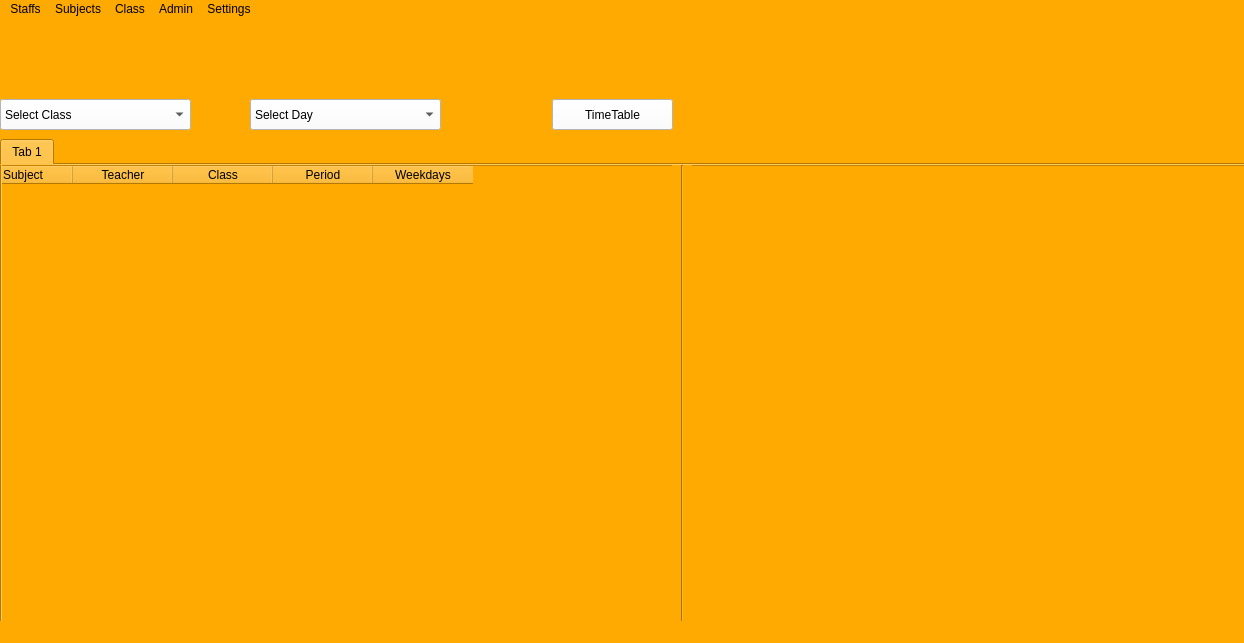
<?xml version="1.0" encoding="UTF-8"?>
<ui version="4.0">
 <class>MainWindow</class>
 <widget class="QMainWindow" name="MainWindow">
  <property name="geometry">
   <rect>
    <x>0</x>
    <y>0</y>
    <width>1244</width>
    <height>643</height>
   </rect>
  </property>
  <property name="windowTitle">
   <string>MainWindow</string>
  </property>
  <property name="styleSheet">
   <string notr="true">font: 10pt &quot;MS Shell Dlg 2&quot;;
background-color: rgb(255, 170, 0);
</string>
  </property>
  <widget class="QWidget" name="centralwidget">
   <widget class="QPushButton" name="pushButton">
    <property name="geometry">
     <rect>
      <x>552</x>
      <y>80</y>
      <width>121</width>
      <height>31</height>
     </rect>
    </property>
    <property name="styleSheet">
     <string notr="true">background-color: rgb(252, 252, 252);
</string>
    </property>
    <property name="text">
     <string>TimeTable</string>
    </property>
   </widget>
   <widget class="QComboBox" name="comboBox">
    <property name="geometry">
     <rect>
      <x>0</x>
      <y>80</y>
      <width>191</width>
      <height>31</height>
     </rect>
    </property>
    <property name="styleSheet">
     <string notr="true">background-color: rgb(252, 252, 252);
</string>
    </property>
    <item>
     <property name="text">
      <string>Select Class</string>
     </property>
    </item>
    <item>
     <property name="text">
      <string>JSS 1</string>
     </property>
    </item>
    <item>
     <property name="text">
      <string>JSS 2</string>
     </property>
    </item>
    <item>
     <property name="text">
      <string>JSS 3</string>
     </property>
    </item>
    <item>
     <property name="text">
      <string>SSS 1</string>
     </property>
    </item>
    <item>
     <property name="text">
      <string>SSS 2</string>
     </property>
    </item>
    <item>
     <property name="text">
      <string>SSS 3</string>
     </property>
    </item>
   </widget>
   <widget class="QComboBox" name="comboBox_2">
    <property name="geometry">
     <rect>
      <x>250</x>
      <y>80</y>
      <width>191</width>
      <height>31</height>
     </rect>
    </property>
    <property name="styleSheet">
     <string notr="true">background-color: rgb(252, 252, 252);
</string>
    </property>
    <item>
     <property name="text">
      <string>Select Day</string>
     </property>
    </item>
    <item>
     <property name="text">
      <string>Monday</string>
     </property>
    </item>
    <item>
     <property name="text">
      <string>Tuesday</string>
     </property>
    </item>
    <item>
     <property name="text">
      <string>Wednesday</string>
     </property>
    </item>
    <item>
     <property name="text">
      <string>Thursday</string>
     </property>
    </item>
    <item>
     <property name="text">
      <string>Friday</string>
     </property>
    </item>
   </widget>
   <widget class="QTabWidget" name="tabWidget">
    <property name="geometry">
     <rect>
      <x>0</x>
      <y>120</y>
      <width>1321</width>
      <height>581</height>
     </rect>
    </property>
    <property name="styleSheet">
     <string notr="true">font: 10pt &quot;MS Shell Dlg 2&quot;;
background-color: rgb(85, 0, 0);
background-color: rgb(255, 170, 0);
</string>
    </property>
    <property name="currentIndex">
     <number>0</number>
    </property>
    <widget class="QWidget" name="tab">
     <attribute name="title">
      <string>Tab 1</string>
     </attribute>
     <widget class="QTableWidget" name="tableWidget">
      <property name="geometry">
       <rect>
        <x>-30</x>
        <y>0</y>
        <width>1341</width>
        <height>551</height>
       </rect>
      </property>
      <property name="styleSheet">
       <string notr="true"/>
      </property>
      <column>
       <property name="text">
        <string>Subject</string>
       </property>
       <property name="textAlignment">
        <set>AlignCenter</set>
       </property>
      </column>
      <column>
       <property name="text">
        <string>Teacher</string>
       </property>
       <property name="textAlignment">
        <set>AlignCenter</set>
       </property>
      </column>
      <column>
       <property name="text">
        <string>Class</string>
       </property>
       <property name="textAlignment">
        <set>AlignCenter</set>
       </property>
      </column>
      <column>
       <property name="text">
        <string>Period</string>
       </property>
       <property name="textAlignment">
        <set>AlignCenter</set>
       </property>
      </column>
      <column>
       <property name="text">
        <string>Weekdays</string>
       </property>
       <property name="textAlignment">
        <set>AlignCenter</set>
       </property>
       <property name="background">
        <color>
         <red>252</red>
         <green>252</green>
         <blue>252</blue>
        </color>
       </property>
      </column>
     </widget>
     <widget class="Line" name="line">
      <property name="geometry">
       <rect>
        <x>670</x>
        <y>0</y>
        <width>20</width>
        <height>571</height>
       </rect>
      </property>
      <property name="orientation">
       <enum>Qt::Vertical</enum>
      </property>
     </widget>
    </widget>
   </widget>
   <widget class="QLabel" name="label">
    <property name="geometry">
     <rect>
      <x>4</x>
      <y>10</y>
      <width>981</width>
      <height>41</height>
     </rect>
    </property>
    <property name="styleSheet">
     <string notr="true">font: 75 20pt &quot;Verdana&quot;;
font: 75 18pt &quot;Verdana&quot;;
color: rgb(31, 31, 31);</string>
    </property>
    <property name="text">
     <string/>
    </property>
   </widget>
  </widget>
  <widget class="QMenuBar" name="menubar">
   <property name="geometry">
    <rect>
     <x>0</x>
     <y>0</y>
     <width>1244</width>
     <height>27</height>
    </rect>
   </property>
   <widget class="QMenu" name="menuStaffs">
    <property name="title">
     <string>Staffs</string>
    </property>
    <widget class="QMenu" name="menuUsers">
     <property name="title">
      <string>Users</string>
     </property>
     <addaction name="actionCreate_New_Users"/>
     <addaction name="actionEdit_New_User"/>
     <addaction name="actionDelete_User"/>
    </widget>
    <widget class="QMenu" name="menuTeachers">
     <property name="title">
      <string>Teachers</string>
     </property>
     <addaction name="actionAdde_New_Teacher"/>
     <addaction name="actionEdit_Techer"/>
     <addaction name="actionDelete_Teacher"/>
    </widget>
    <addaction name="menuUsers"/>
    <addaction name="menuTeachers"/>
   </widget>
   <widget class="QMenu" name="menuSubjects">
    <property name="title">
     <string>Subjects</string>
    </property>
    <addaction name="actionAdd_Subject"/>
    <addaction name="actionDelete_Subject"/>
    <addaction name="actionEdit_Subject"/>
   </widget>
   <widget class="QMenu" name="menuAdmin">
    <property name="title">
     <string>Admin</string>
    </property>
   </widget>
   <widget class="QMenu" name="menuSettings">
    <property name="title">
     <string>Settings</string>
    </property>
    <addaction name="actionQuit"/>
   </widget>
   <widget class="QMenu" name="menuClass">
    <property name="title">
     <string>Class</string>
    </property>
    <addaction name="actionAdd_Class_2"/>
   </widget>
   <addaction name="menuStaffs"/>
   <addaction name="menuSubjects"/>
   <addaction name="menuClass"/>
   <addaction name="menuAdmin"/>
   <addaction name="menuSettings"/>
  </widget>
  <widget class="QStatusBar" name="statusbar"/>
  <action name="actionCreate_New_Users">
   <property name="text">
    <string>Create New Users</string>
   </property>
  </action>
  <action name="actionEdit_New_User">
   <property name="text">
    <string>Edit  User</string>
   </property>
  </action>
  <action name="actionDelete_User">
   <property name="text">
    <string>Delete User</string>
   </property>
  </action>
  <action name="actionAdde_New_Teacher">
   <property name="text">
    <string>Add New Teacher</string>
   </property>
  </action>
  <action name="actionEdit_Techer">
   <property name="text">
    <string>Edit Teacher</string>
   </property>
  </action>
  <action name="actionDelete_Teacher">
   <property name="text">
    <string>Delete Teacher</string>
   </property>
  </action>
  <action name="actionAdd_Student">
   <property name="text">
    <string>Add Student</string>
   </property>
  </action>
  <action name="actionEdit_Student">
   <property name="text">
    <string>Edit Student</string>
   </property>
  </action>
  <action name="actionDelete_Student">
   <property name="text">
    <string>Delete Student</string>
   </property>
  </action>
  <action name="actionAdd_Class">
   <property name="text">
    <string>Add Class</string>
   </property>
  </action>
  <action name="actionEdit_Class_Details">
   <property name="text">
    <string>Edit Class Details</string>
   </property>
  </action>
  <action name="actionDelete_Class">
   <property name="text">
    <string>Delete Class</string>
   </property>
  </action>
  <action name="actionAdd_Subject">
   <property name="text">
    <string>Add Subject</string>
   </property>
  </action>
  <action name="actionDelete_Subject">
   <property name="text">
    <string>Delete Subject</string>
   </property>
  </action>
  <action name="actionEdit_Subject">
   <property name="text">
    <string>Edit Subject</string>
   </property>
  </action>
  <action name="actionAdd_Class_2">
   <property name="text">
    <string>Add Class</string>
   </property>
  </action>
  <action name="actionQuit">
   <property name="text">
    <string>Quit</string>
   </property>
  </action>
 </widget>
 <resources/>
 <connections/>
</ui>
